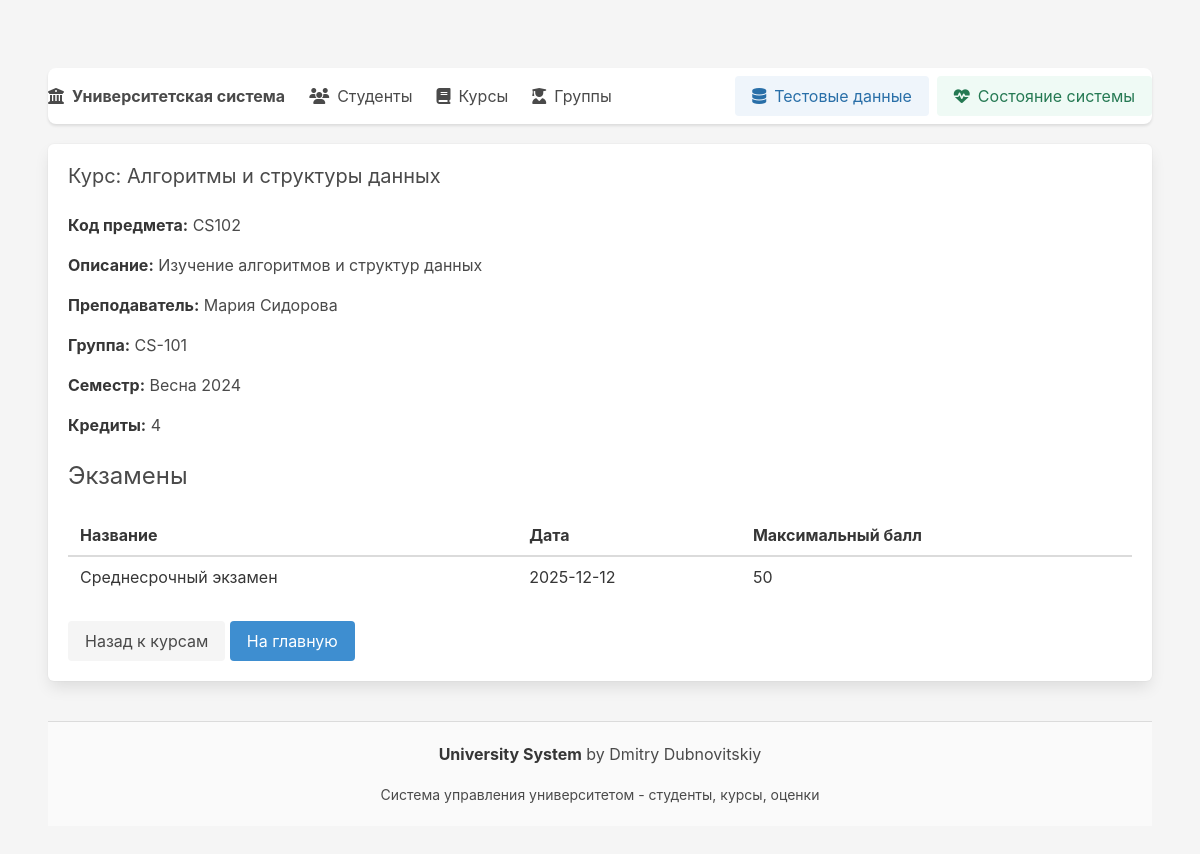
/course/2, run on the app's committed database.
### app/models.py (models this page shows)
class Subject(Base):
    __tablename__ = "subjects"
    id = Column(Integer, primary_key=True)
    code = Column(String(20), nullable=False, unique=True)
    title = Column(String(255), nullable=False)
    description = Column(Text)
    courses = relationship("Course", back_populates="subject")

class Teacher(Base):
    __tablename__ = "teachers"
    id = Column(Integer, primary_key=True)
    first_name = Column(String(100), nullable=False)
    last_name = Column(String(100), nullable=False)
    department_id = Column(Integer, ForeignKey("departments.id"))
    email = Column(String(200), unique=True)
    hired_at = Column(Date)
    department = relationship("Department", back_populates="teachers")
    courses = relationship("Course", back_populates="teacher")

class Group(Base):
    __tablename__ = "groups"
    id = Column(Integer, primary_key=True)
    name = Column(String(100), nullable=False, unique=True)
    department_id = Column(Integer, ForeignKey("departments.id"))
    intake_year = Column(Integer)
    department = relationship("Department", back_populates="groups")
    students = relationship("Student", back_populates="group")
    courses = relationship("Course", back_populates="group")

class Course(Base):
    __tablename__ = "courses"
    id = Column(Integer, primary_key=True)
    subject_id = Column(Integer, ForeignKey("subjects.id"), nullable=False)
    teacher_id = Column(Integer, ForeignKey("teachers.id"))
    group_id = Column(Integer, ForeignKey("groups.id"))
    semester = Column(String(20), nullable=False)
    credits = Column(Integer, default=3)
    subject = relationship("Subject", back_populates="courses")
    teacher = relationship("Teacher", back_populates="courses")
    group = relationship("Group", back_populates="courses")
    enrollments = relationship("Enrollment", back_populates="course")
    exams = relationship("Exam", back_populates="course")
    __table_args__ = (UniqueConstraint("subject_id","teacher_id","group_id","semester", name="uix_course_unique"),)

class Exam(Base):
    __tablename__ = "exams"
    id = Column(Integer, primary_key=True)
    course_id = Column(Integer, ForeignKey("courses.id"), nullable=False)
    name = Column(String(100), nullable=False)
    date = Column(DateTime)
    max_score = Column(Integer, default=100)
    course = relationship("Course", back_populates="exams")
    grades = relationship("Grade", back_populates="exam")

### app/main.py (the view)
@app.get("/course/{course_id}", response_class=HTMLResponse)
def course_detail(request: Request, course_id: int, db: Session = Depends(get_db)):
    course = db.execute(
        select(Course)
        .where(Course.id == course_id)
        .join(Course.subject)
        .join(Course.teacher, isouter=True)
        .join(Course.group, isouter=True)
    ).scalar_one_or_none()
    if not course:
        raise HTTPException(status_code=404, detail="Course not found")
    exams = db.execute(
        select(Exam)
        .where(Exam.course_id == course_id)
        .order_by(Exam.date)
    ).scalars().all()
    return templates.TemplateResponse("course_detail.html", {
        "request": request,
        "course": course,
        "exams": exams
    })

### app/templates/course_detail.html
{% extends "base.html" %}
{% block content %}
<div class="box">
  <h2 class="subtitle">Курс: {{course.subject.title}}</h2>
  <div class="content">
    <p><strong>Код предмета:</strong> {{course.subject.code}}</p>
    <p><strong>Описание:</strong> {{course.subject.description or 'Нет описания'}}</p>
    <p><strong>Преподаватель:</strong>
      {% if course.teacher %}
        {{course.teacher.first_name}} {{course.teacher.last_name}}
      {% else %}
        -
      {% endif %}
    </p>
    <p><strong>Группа:</strong>
      {% if course.group %}
        {{course.group.name}}
      {% else %}
        -
      {% endif %}
    </p>
    <p><strong>Семестр:</strong> {{course.semester}}</p>
    <p><strong>Кредиты:</strong> {{course.credits}}</p>
  </div>
  <h3 class="subtitle is-4">Экзамены</h3>
  {% if exams %}
  <table class="table is-fullwidth is-striped">
    <thead>
      <tr>
        <th>Название</th>
        <th>Дата</th>
        <th>Максимальный балл</th>
      </tr>
    </thead>
    <tbody>
      {% for ex in exams %}
      <tr>
        <td>{{ex.name}}</td>
        <td>{{ex.date.strftime('%Y-%m-%d') if ex.date else 'Дата не установлена'}}</td>
        <td>{{ex.max_score}}</td>
      </tr>
      {% endfor %}
    </tbody>
  </table>
  {% else %}
  <div class="notification is-warning">
    Нет экзаменов для этого курса
  </div>
  {% endif %}
  <div class="mt-4">
    <a class="button is-light" href="/courses">Назад к курсам</a>
    <a class="button is-info" href="/">На главную</a>
  </div>
</div>
{% endblock %}

### app/templates/base.html (style rules this page uses)
body { padding-top: 20px; background-color: #f5f5f5; min-height: 100vh; }
.table td, .table th { vertical-align: middle; }

### data on the page
Subject: subject "Алгоритмы и структуры данных", subject.code "CS102", subject "Изучение алгоритмов и структур данных"
Teacher: teacher.first_name "Мария", teacher.last_name "Сидорова"
Group: group.name "CS-101"
Course: semester "Весна 2024", credits "4"
Exam: name "Среднесрочный экзамен", date "2025-12-12", max_score "50"
